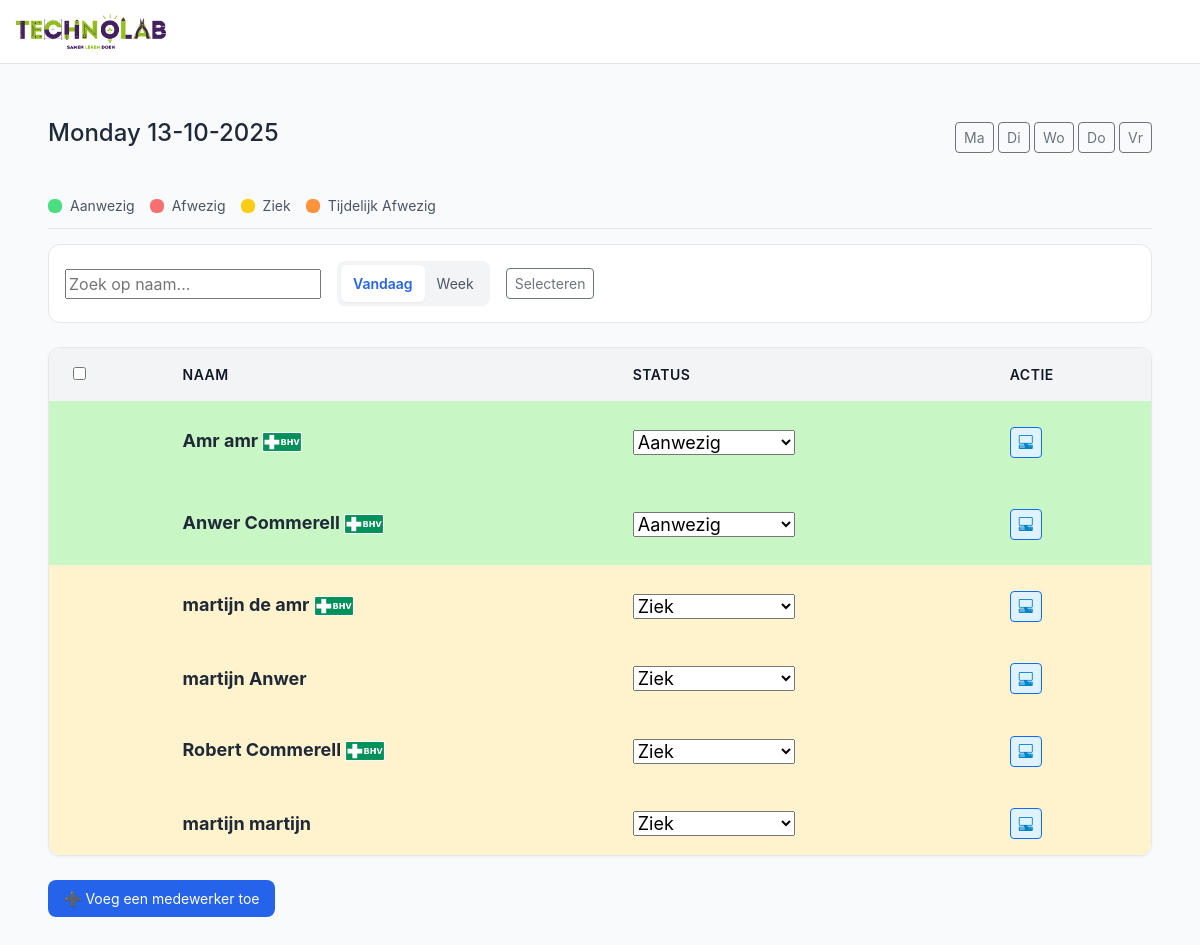
The page /dagplanning.php?dag=ma on the database its author committed.
### tables this page shows
CREATE TABLE `week_planning` (
  `id` int(11) NOT NULL,
  `werknemer_id` int(11) NOT NULL,
  `weeknummer` int(11) NOT NULL,
  `jaar` int(11) NOT NULL,
  `dag` varchar(2) NOT NULL,
  `status` enum('Aanwezig','Afwezig','Ziek','Op de school','Eefetjes Afwezig') DEFAULT 'Afwezig',
  `tijdelijk_tot` datetime DEFAULT NULL
);

CREATE TABLE `werknemers` (
  `id` int(11) NOT NULL,
  `voornaam` varchar(50) NOT NULL,
  `tussenvoegsel` varchar(20) DEFAULT NULL,
  `achternaam` varchar(50) NOT NULL,
  `email` varchar(100) NOT NULL,
  `werkdag_ma` tinyint(1) DEFAULT 0,
  `werkdag_di` tinyint(1) DEFAULT 0,
  `werkdag_wo` tinyint(1) DEFAULT 0,
  `werkdag_do` tinyint(1) DEFAULT 0,
  `werkdag_vr` tinyint(1) DEFAULT 0,
  `sector` varchar(50) NOT NULL,
  `BHV` tinyint(1) DEFAULT 0,
  `status` enum('Ziek','Aanwezig','Op de school','Afwezig','Eefetjes Afwezig') DEFAULT 'Aanwezig',
  `status_ma` enum('Aanwezig','Afwezig','Ziek','Op de school','Eefetjes Afwezig') DEFAULT 'Afwezig',
  `status_di` enum('Aanwezig','Afwezig','Ziek','Op de school','Eefetjes Afwezig') DEFAULT 'Afwezig',
  `status_wo` enum('Aanwezig','Afwezig','Ziek','Op de school','Eefetjes Afwezig') DEFAULT 'Afwezig',
  `status_do` enum('Aanwezig','Afwezig','Ziek','Op de school','Eefetjes Afwezig') DEFAULT 'Afwezig',
  `status_vr` enum('Aanwezig','Afwezig','Ziek','Op de school','Eefetjes Afwezig') DEFAULT 'Afwezig',
  `tijdelijk_tot` datetime DEFAULT NULL
);

### dagplanning.php (the view, shortened to what this page needs)
<?php
try {
    $db = new PDO("mysql:host=localhost;dbname=technolab-dashboard", "root", "");
    $db->setAttribute(PDO::ATTR_ERRMODE, PDO::ERRMODE_EXCEPTION);
} catch (PDOException $e) {
    die("Fout!: " . $e->getMessage());
}
$daysMap = [1=>'ma', 2=>'di', 3=>'wo', 4=>'do', 5=>'vr'];
$todayNum = (int)date('N');
$todayCol = $daysMap[$todayNum];
$dag = isset($_GET['dag']) && in_array($_GET['dag'], $daysMap) ? $_GET['dag'] : $todayCol;
$dagDatum = new DateTime();
$dagOffset = array_search($dag, $daysMap) - $todayNum;
$dagDatum->modify($dagOffset.' days');
$week = $dagDatum->format('W');
$jaar = $dagDatum->format('o');
$stmt = $db->prepare("
    SELECT w.id, w.voornaam, w.tussenvoegsel, w.achternaam, w.BHV, wp.status, wp.tijdelijk_tot
    FROM werknemers w
    LEFT JOIN week_planning wp
        ON w.id = wp.werknemer_id
        AND wp.weeknummer = :week
        AND wp.jaar = :jaar
        AND wp.dag = :dag
    ORDER BY FIELD(wp.status,'Aanwezig','Eefetjes Afwezig','Ziek','Afwezig'),
             w.achternaam, w.voornaam
");
$stmt->execute([':week'=>$week, ':jaar'=>$jaar, ':dag'=>$dag]);
$werknemersStatus = $stmt->fetchAll(PDO::FETCH_ASSOC);
?>
<!DOCTYPE html>
<html lang="nl">
<head>
    <link href="https://cdn.jsdelivr.net/npm/bootstrap@5.3.8/dist/css/bootstrap.min.css" rel="stylesheet">
    <link rel="stylesheet" href="https://cdn.jsdelivr.net/npm/bootstrap-icons@1.13.1/font/bootstrap-icons.min.css">
    <link href="css/dagplanning.css" rel="stylesheet"/>
    <link href="css/nav.css" rel="stylesheet"/>
</head>
<body>
<header class="header">
    <section class="logo-container">
        <a href="#" class="logo-link">
            <img src="image/technolab.png" alt="Technolab Logo" class="logo-icone">
        </a>
    </section>
</header>
<main class="main">
    <div class="page-header">
        <h4><?= $dagDatum->format('l d-m-Y') ?> </h4>
        <div class="day-nav" style="margin:10px 0;">
            <a href="?dag=ma" class="btn btn-outline-secondary btn-sm">Ma</a>
            <a href="?dag=di" class="btn btn-outline-secondary btn-sm">Di</a>
            <a href="?dag=wo" class="btn btn-outline-secondary btn-sm">Wo</a>
            <a href="?dag=do" class="btn btn-outline-secondary btn-sm">Do</a>
            <a href="?dag=vr" class="btn btn-outline-secondary btn-sm">Vr</a>
        </div>
    </div>
    <div class="legend" style="display:flex;gap:15px;margin:15px 0;">
        <div><span class="dot status-aanwezig"></span> Aanwezig</div>
        <div><span class="dot status-afwezig"></span> Afwezig</div>
        <div><span class="dot status-ziek"></span> Ziek</div>
        <div><span class="dot status-eefetjes"></span> Tijdelijk Afwezig</div>
    </div>
    <div class="toolbar">
        <div class="toolbar-left">
            <input type="text" id="search" placeholder="Zoek op naam...">
            <div class="toggle-group">
                <button class="toggle active">Vandaag</button>
                <a href="week.php"><button class="toggle">Week</button></a>
            </div>
            <div class="toolbar-right" style="display:flex;gap:10px;">
                <button id="select-mode" class="btn btn-outline-secondary btn-sm">Selecteren</button>
            </div>
        </div>
    </div>
    <div class="table-container">
        <table>
            <thead>
            <tr>
                <th><input type="checkbox" id="select-all"></th>
                <th>Naam</th>
                <th>Status</th>
                <th>Actie</th>
            </tr>
            </thead>
            <tbody>
            <?php foreach ($werknemersStatus as $w): ?>
                <?php
                $status = $w['status'] ?? 'Afwezig';
                $statusClass = match($status) {
                    'Aanwezig' => 'status-aanwezig',
                    'Afwezig' => 'status-afwezig',
                    'Ziek' => 'status-ziek',
                    'Eefetjes Afwezig' => 'status-eefetjes',
                    default => ''
                };
                ?>
                <tr class="<?= $statusClass ?>">
                    <td><input type="checkbox" name="selected_ids[]" value="<?= $w['id'] ?>" class="select-row" form="bulk-delete-form" style="display:none;"></td>
                    <td><?= htmlspecialchars($w['voornaam'].' '.($w['tussenvoegsel']?$w['tussenvoegsel'].' ':'').$w['achternaam']) ?>
                        <?= $w['BHV'] ? '<img src="image/BHV.png" alt="BHV" class="logo-icon">' : '' ?>
                    </td>
                    <td>
                        <form method="post">
                            <select name="status" onchange="toggleTijd(this, <?= $w['id'] ?>); this.form.submit();">
                                <option value="Aanwezig" <?= $status=='Aanwezig'?'selected':'' ?>>Aanwezig</option>
                                <option value="Ziek" <?= $status=='Ziek'?'selected':'' ?>>Ziek</option>
                            </select>
                        </form>
                    </td>
                    <td><a href="#" class="btn btn-sm btn-outline-primary btn-details" data-id="<?= $w['id'] ?>"><i class="bi bi-pc-display-horizontal"></i></a></td>
                </tr>
            <?php endforeach; ?>
            </tbody>
        </table>
    </div>
    <br>
    <a href="add.php"><button>➕ Voeg een medewerker toe</button></a>
</main>
</body>
</html>

### css/dagplanning.css (style rules this page uses)
body { font-family: "Inter", sans-serif; background: #f9fafb; color: #1f2937; margin: 0; }
.header { position: sticky; top: 0; z-index: 10; display: flex; align-items: center; justify-content: space-between; height: 4rem; background: #fff; border-bottom: 1px solid #e5e7eb; padding: 0 2rem; }
.logo-container { display: flex; align-items: center; gap: 1rem; }
.logo-icon { width: 2rem; height: 2rem; color: #2563eb; }
.main { flex: 1; background: #f9fafb; padding: 3rem; }
.page-header { display: flex; justify-content: space-between; align-items: center; margin-bottom: 2rem; }
.legend { display: flex; align-items: center; gap: 1.5rem; margin-top: 1rem; border-bottom: 1px solid #e5e7eb; padding-bottom: 0.75rem; margin-bottom: 1rem; }
.legend div { display: flex; align-items: center; gap: 0.5rem; font-size: 0.875rem; color: #4b5563; }
.dot { display: inline-block; width: 14px; height: 14px; border-radius: 50%; }
.dot.status-aanwezig { background: #4ade80; }
.dot.status-afwezig { background: #f87171; }
.dot.status-ziek { background: #facc15; }
.dot.status-eefetjes { background: #fb923c; }
.toolbar { display: flex; justify-content: space-between; background: #fff; border: 1px solid #e5e7eb; border-radius: 0.75rem; padding: 1rem; margin-bottom: 1.5rem; flex-wrap: wrap; gap: 1rem; }
.toolbar-left, .toolbar-right { display: flex; align-items: center; gap: 1rem; }
.toggle-group { display: flex; background: #f3f4f6; border-radius: 0.5rem; padding: 0.25rem; }
.toggle { background: transparent; border: none; border-radius: 0.375rem; padding: 0.5rem 0.75rem; font-size: 0.875rem; cursor: pointer; color: #4b5563; }
.toggle.active { background: #fff; color: #2563eb; font-weight: 600; box-shadow: 0 1px 2px rgba(0,0,0,0.05); }
.table-container { background: #fff; border: 1px solid #e5e7eb; border-radius: 0.75rem; overflow-x: auto; box-shadow: 0 1px 3px rgba(0,0,0,0.05); }
table { width: 100%; border-collapse: collapse; min-width: 600px; }
thead { background: #f3f4f6; }
th, td { padding: 1rem 1.5rem; text-align: left; font-size: 0.875rem; }
th { font-weight: 600; color: #111827; text-transform: uppercase; letter-spacing: 0.5px; }
td { font-size: 18px; color: #1f2937; vertical-align: middle; }
tr { transition: background 0.2s; }
.status-aanwezig { background-color: #f0fdf4; }
.status-afwezig { background-color: #fef2f2; }
.status-ziek { background-color: #fef9c3; }
.status-eefetjes { background-color: #fff7ed; }
a { color: #2563eb; text-decoration: none; transition: color 0.2s; }
a > button { background: #2563eb; color: #fff; border: none; border-radius: 0.5rem; padding: 0.5rem 1rem; font-size: 0.875rem; cursor: pointer; transition: background 0.2s, transform 0.1s; }
.btn-details { background-color: #e0f2fe; color: #0284c7; }
.status-aanwezig { background: #c8f7c5; color: #256029; padding: 4px 5px; border-radius: 6px; font-weight: bold; }
.status-afwezig { background: #f8c8c8; color: #7d2020; padding: 4px 5px; border-radius: 6px; font-weight: bold; }
.status-ziek { background: #fff3cd; color: #856404; padding: 4px 5px; border-radius: 6px; font-weight: bold; }
.status-eefetjes { background: #ffe0b3; color: #804000; padding: 4px 5px; border-radius: 6px; font-weight: bold; }

### css/nav.css (style rules this page uses)
body { font-family: "Inter", sans-serif; background: #f9fafb; color: #1f2937; margin: 0; }
.header { position: sticky; top: 0; width: 100%; z-index: 10; display: flex; align-items: center; justify-content: space-between; height: 4rem; background: #fff; border-bottom: 1px solid #e5e7eb; padding: 0 1rem; }
.logo-container { display: flex; align-items: center; gap: 1rem; }
.logo-icon { width: 40px; height: 50px; object-fit: contain; }
.logo-icone { width: 150px; height: 50px; object-fit: contain; }

### rows shown on the page
week_planning: werknemer.achternaam "Amr amr", status "Aanwezig"
week_planning: werknemer.achternaam "Anwer Commerell", status "Aanwezig"
week_planning: werknemer.achternaam "martijn de amr", status "Ziek"
week_planning: werknemer.achternaam "martijn Anwer", status "Ziek"
week_planning: werknemer.achternaam "Robert Commerell", status "Ziek"
week_planning: werknemer.achternaam "martijn martijn", status "Ziek"
